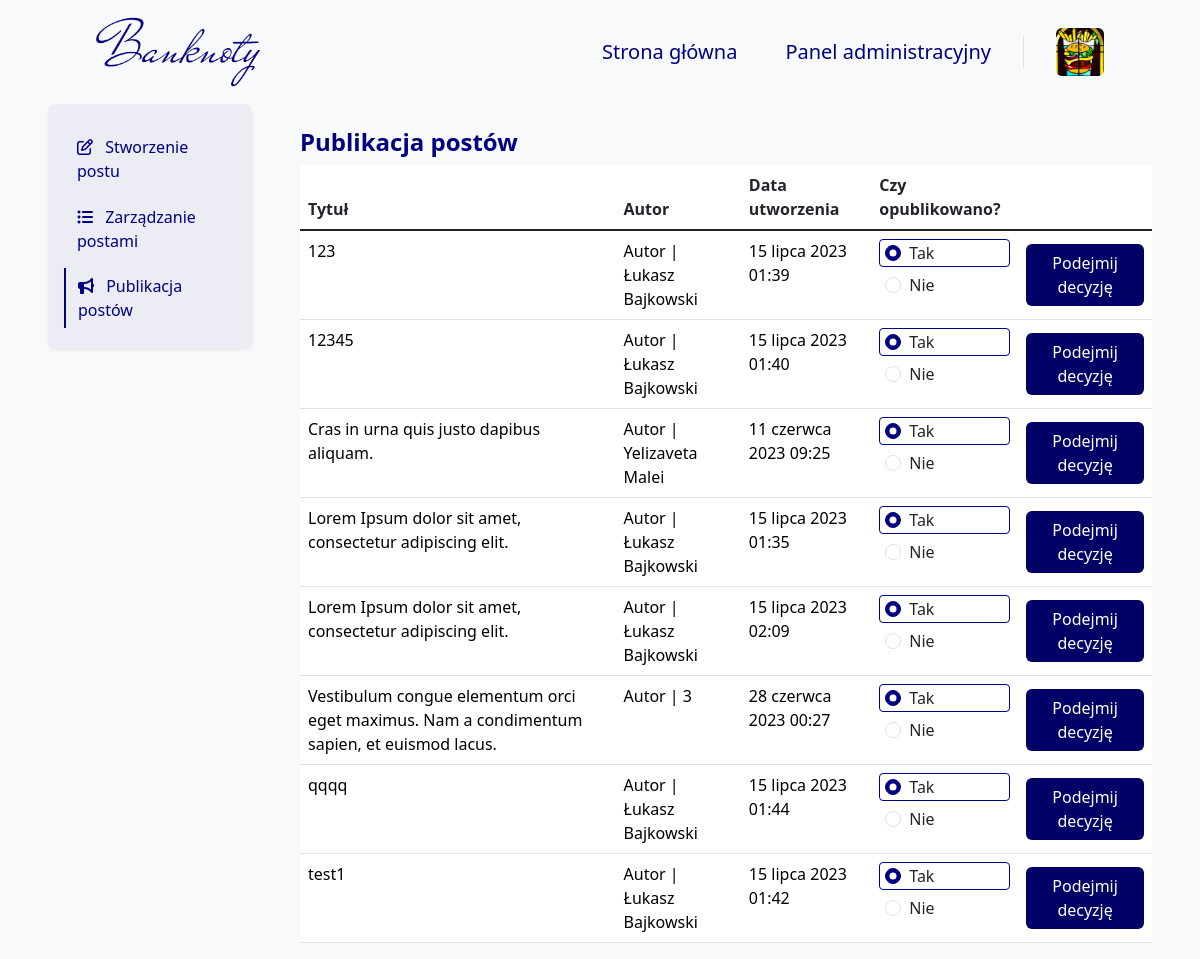
Before: /article/publication/ (signed in) with the older database file.
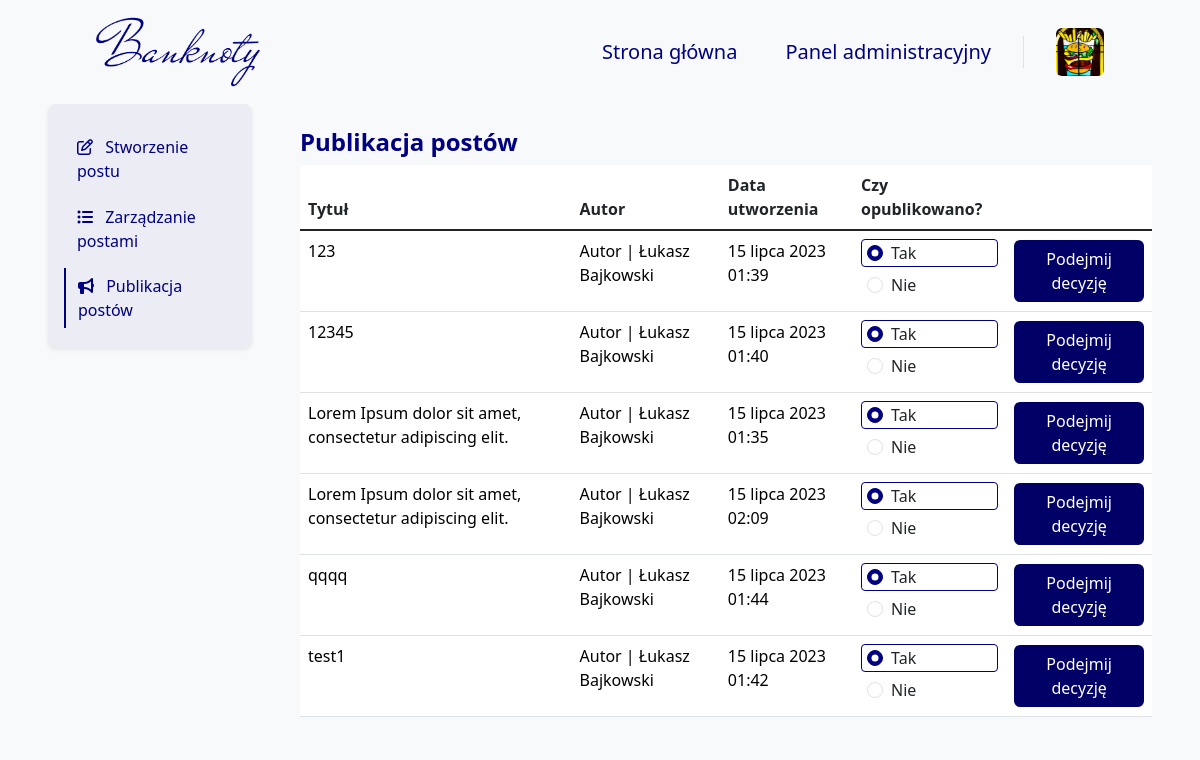
After: the same page with the newer database file.
### blog/models.py (models this page shows, shortened)
class Blog(models.Model):
    title = models.TextField(validators=[validate_title], verbose_name="Tytuł")
    content = RichTextField(verbose_name="Treść")
    introduction = models.TextField(validators=[validate_introduction], verbose_name="Wstęp", null=True)
    background = models.ImageField(
        null=False,
        blank=False,
        upload_to="images/post/",
        verbose_name="Tło wpisu")
    date_posted = models.DateTimeField(auto_now_add=True, verbose_name="Data publikacji")
    date_edited = models.DateTimeField(auto_now=True, verbose_name="Data ostatniej edycji")
    author = models.ForeignKey(Author, on_delete=models.CASCADE, verbose_name="Autor")
    favorite = models.BooleanField(null=False, blank=False, default=False, verbose_name='Czy wyróżnić post?')
    category = models.ManyToManyField(Category, max_length=256, blank=False, verbose_name="Kategorie",
                                      help_text="Wyświetlą się maksymalnie trzy kategorie")
    publiction_status = models.BooleanField(null=False, blank=False, default=False, verbose_name="Czy opublikować post?")
    def is_backgroud(self):
        if self.background:
            return True
        else:
            return False
    is_backgroud.boolean = True
    is_backgroud.short_description = 'Background picture'
    def is_publiction_status(self):
        if self.publiction_status:
            return True
        else:
            return False
    is_publiction_status.boolean = True
    is_publiction_status.short_description = 'Publication status'

class Author(models.Model):
    user = models.OneToOneField(User, on_delete=models.CASCADE, verbose_name="Użytkownik")
    bio = models.TextField(
        validators=[validate_bio],
        verbose_name="O autorze", help_text="Krótka informacja o autorze, maksymalnie 512 znaków.")
    profile_pic = models.ImageField(
        null=False, blank=False,
        upload_to="images/profile/",
        verbose_name="Zdjęcie profilowe")
    author_quote = models.TextField(null=False,
                                    blank=False,
                                    validators=[validate_author_quote],
                                    verbose_name='Cytat autora',
                                    help_text="Krótkie motto autora, maksymalnie 128 znaków.")
    author_function = models.TextField(null=False,
                                       blank=False,
                                       validators=[validate_author_function],
                                       verbose_name='Stanowisko autora',
                                       help_text="Nazwa funkcji jaką pełni autor.")
    author_url = models.URLField(null=True, blank=True, verbose_name="URL do strony użytkowanika")
    pinterest_url = models.URLField(
        validators=[validate_pinterest],
        null=True, blank=True, verbose_name="URL do Pinteresta")
    facebook_url = models.URLField(
        validators=[validate_facebook],
        null=True, blank=True, verbose_name="URL do Facebooka")
    twitter_url = models.URLField(
        validators=[validate_twitter],
        null=True, blank=True, verbose_name="URL do Twittera")
    instagram_url = models.URLField(
        validators=[validate_instagram],
        null=True, blank=True, verbose_name="URL do Instagrama")
    def __str__(self):
        if str(self.user.first_name) and str(self.user.last_name):
            return "Autor | " + str(self.user.first_name) + " " + str(self.user.last_name)
        else:
            return "Autor | " + str(self.user).capitalize()
    def is_profile_pic(self):
        if self.profile_pic:
            return True
        else:
            return False
    is_profile_pic.boolean = True
    is_profile_pic.short_description = 'Profile picture'
    def is_author_url(self):
        if self.author_url:
            return True
        else:
            return False
    is_author_url.boolean = True
    is_author_url.short_description = 'Author page'
    def is_pinterest_url(self):
        if self.pinterest_url:
            return True
        else:
            return False
    is_pinterest_url.boolean = True
    is_pinterest_url.short_description = 'Pinterest page'
    def is_twitter_url(self):
        if self.twitter_url:
            return True
        else:
            return False
    is_twitter_url.boolean = True
    is_twitter_url.short_description = 'Twitter page'
    def is_facebook_url(self):
        if self.facebook_url:
            return True
        else:
            return False
    is_facebook_url.boolean = True
    is_facebook_url.short_description = 'Facebook page'
    def is_instagram_url(self):
        if self.instagram_url:
            return True
        else:
            return False
    is_instagram_url.boolean = True
    is_instagram_url.short_description = 'Instagram page'

### blog/views_admin/content/post/post_views.py (the view)
# urls.py: path('article/publication/', post_publication_admin_panel_view, name='post_publication_admin_panel'),
@superuser_required
def post_publication_admin_panel_view(request):
    if request.method == 'POST':
        blog_id = request.POST.get('blog_id')
        publiction_status = request.POST.get('publiction_status')
        blog = Blog.objects.get(pk=blog_id)
        blog.publiction_status = (publiction_status == 'approve')
        blog.save()
    post = Blog.objects.all().order_by('title')
    context = get_paginated_context(request, post, 10)
    return render(
        request,
        'AdminTemplates/Content/Post/PostPublicationAdmin.html',
        context
    )

### blog/views.py (called while the page is built)
def get_paginated_context(request, queryset, items_per_page=10):
    paginator = Paginator(queryset, items_per_page)
    page_number = request.GET.get('page')
    page_obj = paginator.get_page(page_number)
    context = {
        'page_obj': page_obj,
    }
    return context

### templates/AdminTemplates/Content/Post/PostPublicationAdmin.html (shortened to what this page needs)
{% extends 'base.html' %}
{% block navbar %}
    {% include 'Navbar/NavbarAdmin.html' %}
{% endblock %}
{% block content %}
    <div class="container-fluid">
        <div class="row">
            <div class="col-12 col-lg-3 px-5 px-lg-5 mx-auto bg-body-tertiary">
                {% include 'AdminTemplates/Content/Post/Elements/Navigation.html' %}
            </div>
            <div class="col-12 col-lg-9 px-5 px-lg-0 pe-lg-5 pt-4 pt-lg-3 mx-auto bg-body-tertiary mt-2">
                <h4 class="mb-0 pb-2 fw-bold text-navy">
                    Publikacja postów
                </h4>
                {% include 'AdminTemplates/Content/Post/Elements/Table/PostPublication.html' %}
            </div>
        </div>
    </div>
{% endblock %}

### templates/AdminTemplates/Content/Post/Elements/Table/PostPublication.html
<div class="table-responsive">
    <table class="table table-hover">
        <thead>
        <tr>
            <th scope="col">Tytuł</th>
            <th scope="col">Autor</th>
            <th scope="col">Data utworzenia</th>
            <th scope="col">Czy opublikowano?</th>
            <th scope="col"></th>
        </tr>
        </thead>
        <tbody class="table-group-divider">
        {% for blog in page_obj %}
            <tr>
                <td>
                    <a class="admin_panel_link" href="{% url 'post_detail_admin_panel' blog.pk %}">
                        {{ blog.title }}
                    </a>
                </td>
                <td>
                    <a class="admin_panel_link" href="{% url 'post_detail_admin_panel' blog.pk %}">
                        {{ blog.author }}
                    </a>
                </td>
                <td>
                    <a class="admin_panel_link" href="{% url 'post_detail_admin_panel' blog.pk %}">
                        {{ blog.date_posted }}
                    </a>
                </td>
                {% include 'AdminTemplates/Content/Post/Elements/Forms/PostPublication.html' %}
            </tr>
        {% endfor %}
        </tbody>
    </table>
</div>

### templates/AdminTemplates/Content/Post/Elements/Forms/PostPublication.html (shortened to what this page needs)
<form method="POST" action="{% url 'post_publication_admin_panel' %}">
    <td>
        <div class="form-check form-border admin-panel-post-publication">
            <input type="radio" name="publication_status" value="approve" class="form-check-input"
                   {% if blog.publiction_status %}checked{% endif %}>
            <label>
                Tak
            </label>
        </div>
        <div class="form-check form-border admin-panel-post-publication">
            <input type="radio" name="publication_status" value="reject" class="form-check-input"
                   {% if not blog.publiction_status %}checked{% endif %}>
            <label>
                Nie
            </label>
        </div>
    </td>
    <td class="align-middle">
        <button type="submit" class="btn btn-register rounded px-3">
            Podejmij decyzję
        </button>
    </td>
</form>

Changed rows visible on the page:
removed Blog: title "Cras in urna quis justo dapibus aliquam.", author "Autor | Yelizaveta Malei", date_posted "11 czerwca 2023 09:25", publiction_status "☑"
removed Blog: title "Vestibulum congue elementum orci eget maximus. Nam a condimentum sapien, et euismod lacus.", author "Autor | 3", date_posted "28 czerwca 2023 00:27", publiction_status "☑"
